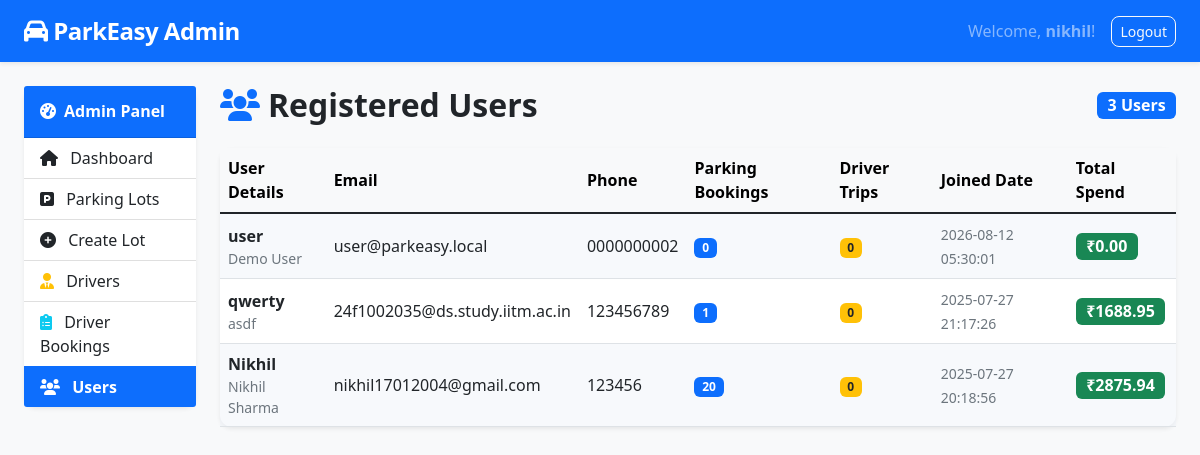
Page /admin/users (signed in) on the committed database.
### tables this page shows
CREATE TABLE users (
               id INTEGER PRIMARY KEY AUTOINCREMENT,
               email TEXT UNIQUE NOT NULL,
               full_name TEXT NOT NULL,     
               phone TEXT UNIQUE NOT NULL,    
               username TEXT UNIQUE NOT NULL,
               hash TEXT NOT NULL,
               role TEXT CHECK(role IN ('admin', 'user')) NOT NULL DEFAULT 'user',
               registered_at TIMESTAMP DEFAULT CURRENT_TIMESTAMP
);

### controllers/admin_controller.py (the view)
@app.route('/admin/users')
def admin_users():
    if 'user_id' not in session or session.get('role') != 'admin':
        return redirect(url_for('login'))
    conn = get_db_connection()
    users = conn.execute('''
        SELECT u.*, COUNT(r.id) as total_reservations, SUM(r.parking_cost) as total_spend,
               (SELECT COUNT(*) FROM driver_bookings WHERE user_id = u.id) as total_driver_trips
        FROM users u
        LEFT JOIN reservations r ON u.id = r.user_id
        WHERE u.role = 'user'
        GROUP BY u.id
        ORDER BY u.registered_at DESC
    ''').fetchall()
    conn.close()
    return render_template('admin_users.html', users=users)

### app.py (called while the page is built)
def get_db_connection():
    conn = sqlite3.connect(DATABASE)
    conn.row_factory = sqlite3.Row
    conn.execute("PRAGMA foreign_keys = ON;")
    return conn

### templates/admin_users.html (shortened to what this page needs)
<!DOCTYPE html>
<html lang="en">
<head>
    <link href="https://cdn.jsdelivr.net/npm/bootstrap@5.1.3/dist/css/bootstrap.min.css" rel="stylesheet">
    <link href="https://cdnjs.cloudflare.com/ajax/libs/font-awesome/6.0.0/css/all.min.css" rel="stylesheet">
    <link href="{{ url_for('static', filename='css/style.css') }}" rel="stylesheet">
</head>
<body>
    <nav class="navbar navbar-expand-lg navbar-dark bg-primary shadow-sm">
        <div class="container-fluid px-4">
            <a class="navbar-brand" href="{{ url_for('admin_dashboard') }}">
                <i class="fas fa-car"></i> ParkEasy Admin
            </a>
            <div class="navbar-nav ms-auto align-items-center">
                <span class="navbar-text me-3 text-white-50">Welcome, <strong>{{ session.username }}</strong>!</span>
                <a class="btn btn-outline-light btn-sm" href="{{ url_for('logout') }}">Logout</a>
            </div>
        </div>
    </nav>
    <div class="container-fluid px-4 mt-4 mb-5">
        <div class="row">
            <div class="col-md-3 col-lg-2 mb-4">
                <div class="card shadow-sm border-0">
                    <div class="card-header bg-primary text-white py-3">
                        <h6 class="mb-0 fw-bold"><i class="fas fa-tachometer-alt me-2"></i>Admin Panel</h6>
                    </div>
                    <div class="list-group list-group-flush">
                        <a href="{{ url_for('admin_dashboard') }}" class="list-group-item list-group-item-action">
                            <i class="fas fa-home me-2"></i> Dashboard
                        </a>
                        <a href="{{ url_for('admin_parking_lots') }}" class="list-group-item list-group-item-action">
                            <i class="fas fa-parking me-2"></i> Parking Lots
                        </a>
                        <a href="{{ url_for('admin_create_lot') }}" class="list-group-item list-group-item-action">
                            <i class="fas fa-plus-circle me-2"></i> Create Lot
                        </a>
                        <a href="{{ url_for('admin_drivers') }}" class="list-group-item list-group-item-action">
                            <i class="fas fa-user-tie me-2 text-warning"></i> Drivers
                        </a>
                        <a href="{{ url_for('admin_driver_bookings') }}" class="list-group-item list-group-item-action">
                            <i class="fas fa-clipboard-list me-2 text-info"></i> Driver Bookings
                        </a>
                        <a href="{{ url_for('admin_users') }}" class="list-group-item list-group-item-action active fw-bold">
                            <i class="fas fa-users me-2"></i> Users
                        </a>
                    </div>
                </div>
            </div>
            <div class="col-md-9 col-lg-10">
                <div class="d-flex justify-content-between align-items-center mb-4">
                    <h2 class="mb-0 text-dark fw-bold"><i class="fas fa-users text-primary me-2"></i>Registered Users</h2>
                    <span class="badge bg-primary fs-6">{{ users|length }} Users</span>
                </div>
                {% if users %}
                    <div class="card border-0 shadow-sm">
                        <div class="card-body p-0">
                            <div class="table-responsive">
                                <table class="table table-hover align-middle mb-0">
                                    <thead class="table-light">
                                        <tr>
                                            <th>User Details</th>
                                            <th>Email</th>
                                            <th>Phone</th>
                                            <th>Parking Bookings</th>
                                            <th>Driver Trips</th>
                                            <th>Joined Date</th>
                                            <th>Total Spend</th>
                                        </tr>
                                    </thead>
                                    <tbody>
                                        {% for user in users %}
                                            <tr>
                                                <td>
                                                    <strong>{{ user.username }}</strong>
                                                    <div class="small text-muted">{{ user.full_name or '-' }}</div>
                                                </td>
                                                <td>{{ user.email or '-' }}</td>
                                                <td>{{ user.phone or '-' }}</td>
                                                <td>
                                                    <span class="badge bg-primary">{{ user.total_reservations }}</span>
                                                </td>
                                                <td>
                                                    <span class="badge bg-warning text-dark">{{ user.total_driver_trips or 0 }}</span>
                                                </td>
                                                <td>
                                                    <small class="text-muted">{{ user.registered_at }}</small>
                                                </td>
                                                <td>
                                                    <span class="badge bg-success fs-6">₹{{ "%.2f"|format(user.total_spend or 0) }}</span>
                                                </td>
                                            </tr>
                                        {% endfor %}
                                    </tbody>
                                </table>
                            </div>
                        </div>
                    </div>
                {% else %}
                    <div class="text-center py-5 bg-white rounded shadow-sm">
                        <i class="fas fa-users fa-4x text-muted mb-3"></i>
                        <h4 class="text-muted">No Users Registered</h4>
                        <p class="text-muted">No users have registered yet.</p>
                    </div>
                {% endif %}
            </div>
        </div>
    </div>
</body>
</html>

### static/css/style.css (style rules this page uses)
nav .navbar-brand { font-size: 1.5rem; font-weight: 700; letter-spacing: -0.5px; }
body { background-color: #f8f9fa; color: #212529; font-size: 1rem; font-weight: 400; line-height: 1.5; margin: 0; }
.card { transition: transform 0.2s ease, box-shadow 0.2s ease; border-radius: 0.75rem; }
table { background-color: transparent; margin-bottom: 0; width: 100%; }
table th, table td { padding: 0.85rem 1rem; vertical-align: middle; }
tbody tr:nth-of-type(odd) { background-color: rgba(240, 244, 250, 0.5); }
.badge { font-weight: 600; border-radius: 0.375rem; }
.btn { border-radius: 0.5rem; }

### rows in the picture
users: username "nikhil", username "Nikhil", full_name "Nikhil Sharma", email "nikhil17012004@gmail.com", phone "123456", total_reservations "20", total_driver_trips "0", registered_at "2025-07-27 20:18:56", total_spend "2875.94"
users: username "user", full_name "Demo User", email "user@parkeasy.local", phone "0000000002", total_reservations "0", total_driver_trips "0", registered_at "2026-08-12 05:30:01", total_spend "0.00"
users: username "qwerty", full_name "asdf", email "24f1002035@ds.study.iitm.ac.in", phone "123456789", total_reservations "1", total_driver_trips "0", registered_at "2025-07-27 21:17:26", total_spend "1688.95"

### other values in the picture
{{ users|length }} "3"
